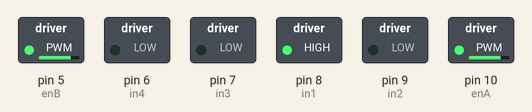
Recording of a sketch running on a simulated Arduino Uno, built with avr-gcc and run on an emulated ATmega328P. Shown: switched loads named in the sketch (green lamp = pin HIGH). What the sketch prints to the serial monitor is not drawn.

Above: at 0.1 s.
Timing chart, 0 to 1.6 s (numbered marks = the images above):
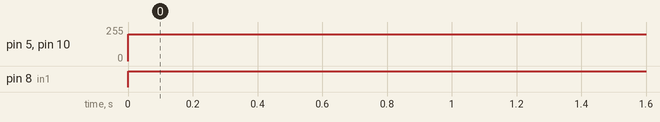

Measured:
- by itself, pin 5 (enB), pin 10 (enA): 0/255 → 200/255 at 0.00 s
- by itself, pin 8 (in1): LOW → HIGH at 0.00 s

The sketch:

bot_check.ino
```cpp
#define enA 10
#define in1 8
#define in2 9
#define in3 7
#define in4 6
#define enB 5

unsigned long last_time = 0;
int M1_Speed = 250;           // speed of motor 1
int M2_Speed = 250;           // speed of motor 2
int LeftRotationSpeed = 200;  // Left Rotation Speed
int RightRotationSpeed = 200; // Right Rotation Speed
int LEFT_SENSOR;
int RIGHT_SENSOR;

void setup()

{

    Serial.begin(9600);
    Serial.println("begin");

    pinMode(in1, OUTPUT);
    pinMode(in2, OUTPUT);
    pinMode(in3, OUTPUT);
    pinMode(in4, OUTPUT);

    pinMode(enA, OUTPUT);
    pinMode(enB, OUTPUT);

    pinMode(A0, INPUT); // initialize Left sensor as an input
    pinMode(A1, INPUT);
}

void loop(){
    left();
}
void forward()
{
    Serial.println("inside front");
    digitalWrite(in1, HIGH);
    digitalWrite(in2, LOW);
    digitalWrite(in3, HIGH);
    digitalWrite(in4, LOW);

    analogWrite(enA, M1_Speed);
    analogWrite(enB, M2_Speed);
}

void backward()
{
    Serial.println("inside back");
    Serial.println("inside left");
    digitalWrite(in1, HIGH);
    digitalWrite(in2, HIGH);
    digitalWrite(in3, LOW);
    digitalWrite(in4, HIGH);

    analogWrite(enA, M1_Speed);
    analogWrite(enB, M2_Speed);
}

void right()
{
    Serial.println("inside right");
    digitalWrite(in1, LOW);
    digitalWrite(in2, HIGH);
    digitalWrite(in3, HIGH);
    digitalWrite(in4, LOW);

    analogWrite(enA, LeftRotationSpeed);
    analogWrite(enB, RightRotationSpeed);
}

void left()
{
    Serial.println("inside left");
    digitalWrite(in1, HIGH);
    digitalWrite(in2, LOW);
//    digitalWrite(in3, LOW);
//    digitalWrite(in4, LOW);

    analogWrite(enA, LeftRotationSpeed);
    analogWrite(enB, RightRotationSpeed);
}

void Stop()
{
    Serial.println("inside stop");
    digitalWrite(in1, LOW);
    digitalWrite(in2, LOW);
    digitalWrite(in3, LOW);
    digitalWrite(in4, LOW);
    analogWrite(enA, 0);
    analogWrite(enB, 0);
}
```
